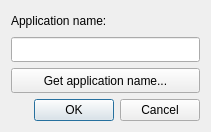
<?xml version="1.0" encoding="UTF-8"?>
<ui version="4.0">
 <class>getNameApp</class>
 <widget class="QDialog" name="getNameApp">
  <property name="geometry">
   <rect>
    <x>0</x>
    <y>0</y>
    <width>211</width>
    <height>104</height>
   </rect>
  </property>
  <property name="windowTitle">
   <string>Dialog</string>
  </property>
  <layout class="QVBoxLayout" name="verticalLayout">
   <item>
    <widget class="QLabel" name="label">
     <property name="minimumSize">
      <size>
       <width>0</width>
       <height>20</height>
      </size>
     </property>
     <property name="text">
      <string>Application name:</string>
     </property>
    </widget>
   </item>
   <item>
    <widget class="QLineEdit" name="txtNameApp">
     <property name="minimumSize">
      <size>
       <width>0</width>
       <height>25</height>
      </size>
     </property>
    </widget>
   </item>
   <item>
    <widget class="QPushButton" name="cmdGetApp">
     <property name="minimumSize">
      <size>
       <width>0</width>
       <height>25</height>
      </size>
     </property>
     <property name="text">
      <string>Get application name...</string>
     </property>
    </widget>
   </item>
   <item>
    <widget class="QDialogButtonBox" name="cmdBox">
     <property name="standardButtons">
      <set>QDialogButtonBox::Cancel|QDialogButtonBox::Ok</set>
     </property>
    </widget>
   </item>
  </layout>
 </widget>
 <resources/>
 <connections/>
</ui>
